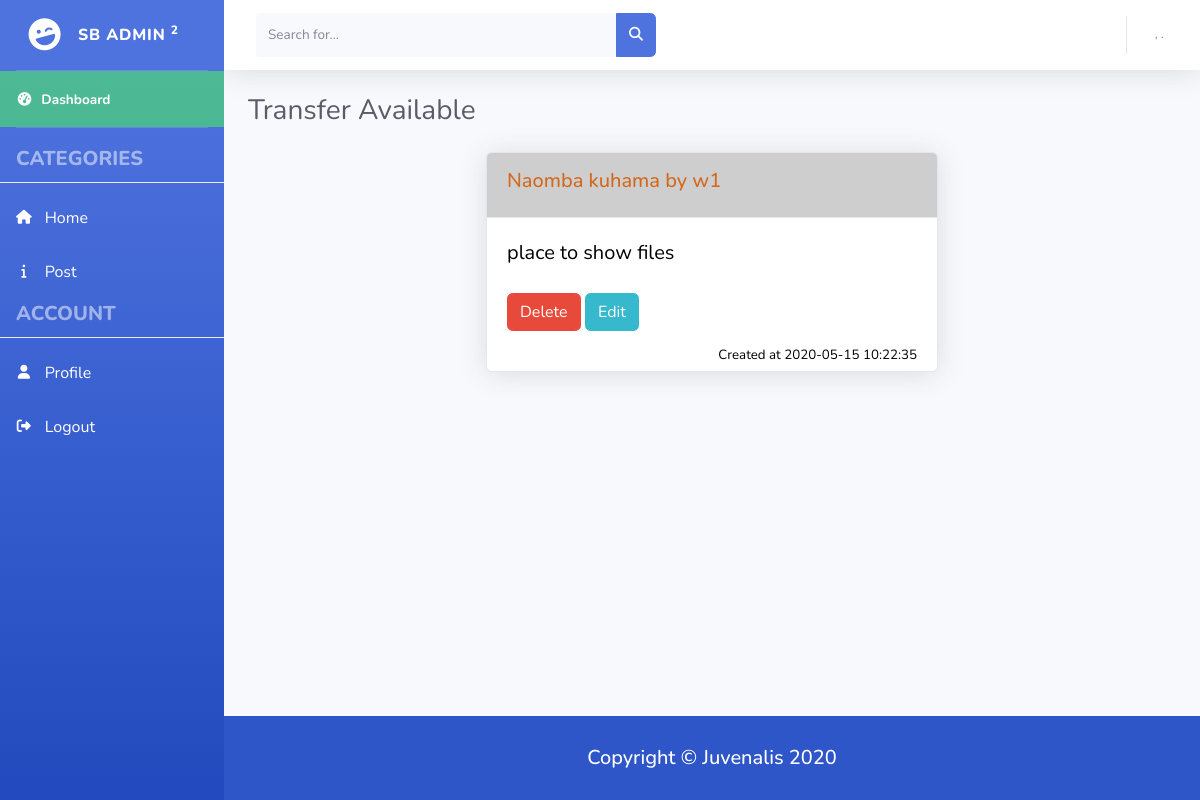
The page /workers/viewMyTransfer.php?id=11 on the database its author committed.
### tables this page shows
CREATE TABLE `user_transfers` (
  `transfer_id` int(11) NOT NULL,
  `user_id` int(11) NOT NULL,
  `transfer_title` varchar(255) NOT NULL,
  `file` varchar(255) NOT NULL,
  `place_to_go` varchar(255) NOT NULL,
  `viewed` enum('NO','YES') NOT NULL DEFAULT 'NO',
  `created_at` timestamp NOT NULL DEFAULT current_timestamp()
);

### workers/viewMyTransfer.php (the view, shortened to what this page needs)
<?php
require_once('../functions/sendFunction.php');
$transfer_id = $_GET['id'];
$result = $conn->prepare("SELECT * FROM user_transfers WHERE transfer_id = $transfer_id");
$result->execute();
$stmt = $result->fetchAll();
?>
<!DOCTYPE html>
<html lang="en">
<head>
  <link href="../styles/vendor/fontawesome-free/css/all.min.css" rel="stylesheet" type="text/css">
  <link href="../styles/css/sb-admin-2.min.css" rel="stylesheet">
  <link rel="stylesheet" href="../styles/mystyleHome.css">
</head>
<body id="page-top">
  <div id="wrapper">
    <?php include_once('../includes/workers_includes/sidebar.php'); ?>
    <div id="content-wrapper" class="d-flex flex-column">
      <div id="content">
        <?php require_once('../includes/workers_includes/topbar.php') ?>
        <div class="container-fluid">
          <div class="d-sm-flex align-items-center justify-content-between mb-4">
            <h1 class="h3 mb-0 text-gray-800">Transfer Available</h1>
          </div>
          <div class="row">
            <div class="col-lg-3"></div>
            <div class="col-lg-6">
              <?php
              foreach ($stmt as $row) {
              ?>
                <div class="card shadow mb-4">
                  <div class="card-header py-3">
                    <h6 class="titleHeadDetailed"><?php echo $row['transfer_title'] ?></h6>
                  </div>
                  <div class="card-body cardTextDetailed">
                    <?php
                    echo 'place to show files';
                    ?>
                    <p class="myPostDetailed">
                      <span class="buttons">
                        <a href="index.php?id=<?php echo $row['transfer_id']; ?>">
                          <button class="btn btn-danger">Delete</button>
                        </a>
                        <a href="editMyTransfer.php?id=<?php echo $row['transfer_id']; ?>">
                          <button class="btn btn-info">Edit</button>
                        </a>
                      </span>
                    </p>
                    <p class="dateInfoDetailed">
                      <small>
                        Created at <?php echo $row['created_at']; ?>
                      </small>
                    </p>
                  </div>
                </div>
              <?php } ?>
            </div>
            <div class="col-lg-3"></div>
          </div>
        </div>
      </div>
      <?php include_once('../includes/footer.php'); ?>
    </div>
  </div>
</body>
</html>

### styles/mystyleHome.css (style rules this page uses)
.small, small { font-size: 80%; font-weight: 400; color: black; }
.cardTextDetailed { color: #000; font-size: 20px; }
.titleHeadDetailed { color: chocolate; font-size: 20px; font-weight: 500; }
.card-header { background-color: rgb(206, 206, 206); }
.dateInfoDetailed { color: #000; text-align: right; font-size: smaller; margin-top: 25px; margin-bottom: -15px; }
.myPostDetailed { text-align: left; font-size: smaller; margin-top: 25px; margin-bottom: -15px; }

### rows shown on the page
user_transfers: transfer_title "Naomba kuhama by w1", created_at "2020-05-15 10:22:35"
